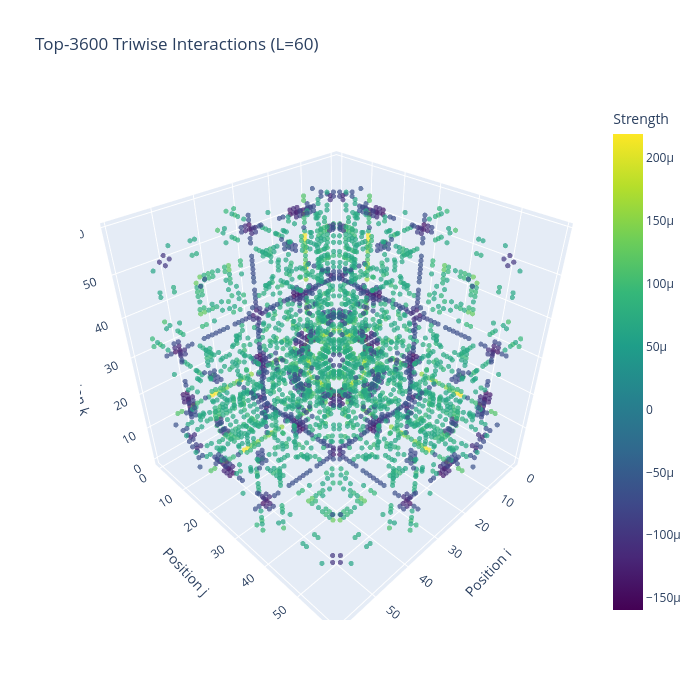

Write notebook code for a chart like this one.
### Code cell
# Interactive 3D visualization of top triwise interactions
L = triwise_apc.shape[0]
N_top = L * L  # top-L² triplets

# Get indices of strongest interactions (excluding diagonal planes already zeroed)
flat_idx = np.argsort(np.abs(triwise_apc).ravel())[::-1][:N_top]
i, j, k = np.unravel_index(flat_idx, triwise_apc.shape)
vals = triwise_apc[i, j, k]

fig = go.Figure(data=[go.Scatter3d(
    x=i, y=j, z=k,
    mode='markers',
    marker=dict(
        size=3,
        color=vals,
        colorscale='Viridis',
        opacity=0.7,
        colorbar=dict(title='Strength')
    ),
    text=[f'({i_},{j_},{k_}): {v:.2e}' for i_, j_, k_, v in zip(i, j, k, vals)],
    hoverinfo='text'
)])
fig.update_layout(
    title=f'Top-{N_top} Triwise Interactions (L={L})',
    scene=dict(
        xaxis_title='Position i',
        yaxis_title='Position j',
        zaxis_title='Position k',
        aspectmode='cube'
    ),
    width=700,
    height=700
)
fig.show()

### Figure 1 — Plotly figure (JSON) as saved in the notebook; plotly's stock layout.template omitted (floating-point values rounded to 4 significant figures; data arrays with more than 128 entries replaced by an {"elided": "..."} marker saying what was removed)
{"data": [{"hoverinfo": "text", "marker": {"color": {"elided": "3600 float values"}, "colorbar": {"title": {"text": "Strength"}}, "colorscale": [[0, "#440154"], [0.1111, "#482878"], [0.2222, "#3e4989"], [0.3333, "#31688e"], [0.4444, "#26828e"], [0.5556, "#1f9e89"], [0.6667, "#35b779"], [0.7778, "#6ece58"], [0.8889, "#b5de2b"], [1, "#fde725"]], "opacity": 0.7, "size": 3}, "mode": "markers", "text": {"elided": "3600 str values"}, "type": "scatter3d", "x": {"elided": "3600 int values"}, "y": {"elided": "3600 int values"}, "z": {"elided": "3600 int values"}}], "layout": {"height": 700, "scene": {"aspectmode": "cube", "xaxis": {"title": {"text": "Position i"}}, "yaxis": {"title": {"text": "Position j"}}, "zaxis": {"title": {"text": "Position k"}}}, "title": {"text": "Top-3600 Triwise Interactions (L=60)"}, "width": 700}}
